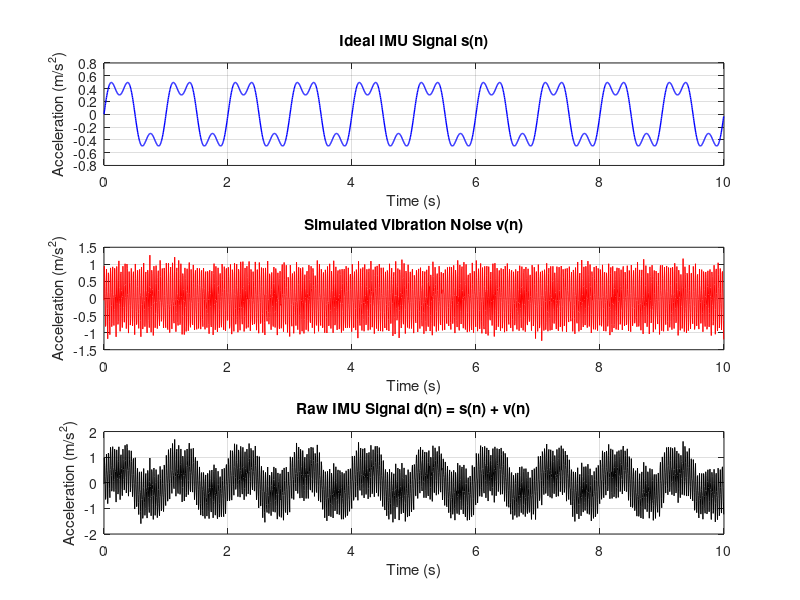

This figure's MATLAB source:

%% DAY 02 - SIMULATED IMU SIGNAL
% Project: Adaptive LMS/RLS vibration noise reduction
% Data type: SIMULATION ONLY

clear;
clc;
close all;

%% STEP 1: Sampling parameters
Fs = 200;           % Sampling frequency (Hz)
T = 10;             % Signal duration (seconds)
t = (0:1/Fs:T-1/Fs)';
N = length(t);      % Number of samples

fprintf('Sampling frequency: %d Hz\n', Fs);
fprintf('Duration: %.1f seconds\n', T);
fprintf('Number of samples: %d\n', N);
fprintf('Nyquist frequency: %.1f Hz\n', Fs/2);

%% STEP 2: Ideal IMU signal
% Simulated acceleration along X axis (m/s^2)
s = 0.5*sin(2*pi*1*t) ...
  + 0.2*sin(2*pi*3*t);

%% STEP 3: Motor vibration noise
% Example motor vibration at 30 Hz and 60 Hz
rng(10);  % Reproducible simulation

v_motor = 0.8*sin(2*pi*30*t) ...
        + 0.3*sin(2*pi*60*t);

% Additional random sensor noise
v_random = 0.1*randn(N,1);

% Total disturbance
v = v_motor + v_random;

%% STEP 4: Raw IMU measurement
d = s + v;

%% STEP 5: Display basic statistics
fprintf('\n--- SIGNAL STATISTICS ---\n');
fprintf('Ideal signal RMS: %.4f m/s^2\n', rms(s));
fprintf('Noise RMS: %.4f m/s^2\n', rms(v));
fprintf('Raw signal RMS: %.4f m/s^2\n', rms(d));

%% STEP 6: Plot time-domain signals
figure('Name','Day 02 - IMU Simulation', ...
       'Color','w');

subplot(3,1,1);
plot(t,s,'b','LineWidth',1);
grid on;
title('Ideal IMU Signal s(n)');
xlabel('Time (s)');
ylabel('Acceleration (m/s^2)');

subplot(3,1,2);
plot(t,v,'r');
grid on;
title('Simulated Vibration Noise v(n)');
xlabel('Time (s)');
ylabel('Acceleration (m/s^2)');

subplot(3,1,3);
plot(t,d,'k');
grid on;
title('Raw IMU Signal d(n) = s(n) + v(n)');
xlabel('Time (s)');
ylabel('Acceleration (m/s^2)');

%% STEP 7: Save simulation data
% Save to 06_RESULTS, outside the code directory
codeFolder = fileparts(mfilename('fullpath'));
projectFolder = fileparts(codeFolder);
resultFolder = fullfile(projectFolder,'06_RESULTS');

if ~exist(resultFolder,'dir')
    mkdir(resultFolder);
end

save(fullfile(resultFolder,'day02_imu_data.mat'), ...
     'Fs','T','t','N','s','v','v_motor', ...
     'v_random','d');

saveas(gcf,fullfile(resultFolder, ...
       'day02_time_domain.png'));

fprintf('\nSimulation data saved successfully.\n');
